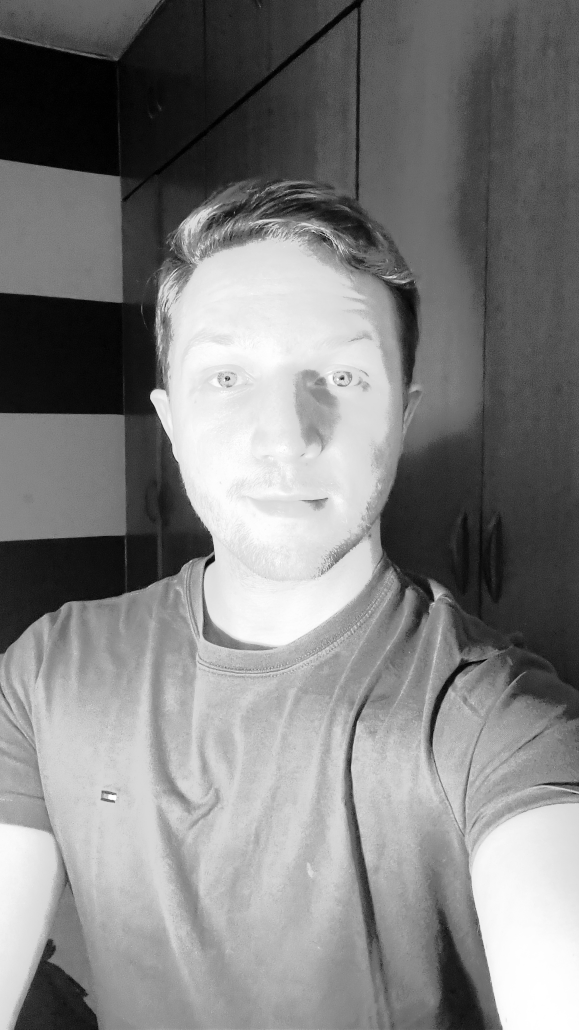
//> input picture Relatorio_Lab04/Histograma/gabriel_equalized_image.jpg, 1737 x 3088 px (shown at 1/3 size)
$ ./calcHist_Demo gabriel_equalized_image.jpg   (built with g++ and OpenCV 4)
//> lines starting //> are read from the running program, lines starting //| are printed output that depends on the picture
/**
 * @function calcHist_Demo.cpp
 * @brief Demo code to use the function calcHist
 * @author
 */

#include "opencv2/highgui.hpp"
#include "opencv2/imgcodecs.hpp"
#include "opencv2/imgproc.hpp"
#include <iostream>

using namespace std;
using namespace cv;

/**
 * @function main
 */
int main(int argc, char** argv)
{
    //! [Load image]
    CommandLineParser parser(argc, argv, "{@input | lena.jpg | input image}");
    Mat src = imread(samples::findFile(parser.get<String>( "@input" )), IMREAD_COLOR);
//> src is the input picture: 3088 rows x 1737 cols, CV_8UC3; min 0, max 255, mean 128.4
    if (src.empty())
    {
        return EXIT_FAILURE;
    }
    //! [Load image]

    //! [Separate the image in 3 places ( B, G and R )]
    vector<Mat> bgr_planes;
    split(src, bgr_planes);
    //! [Separate the image in 3 places ( B, G and R )]

    //! [Establish the number of bins]
    int histSize = 256;
    //! [Establish the number of bins]

    //! [Set the ranges ( for B,G,R) )]
    float range[] = { 0, 256 }; // the upper boundary is exclusive
    const float* histRange[] = { range };
    //! [Set the ranges ( for B,G,R) )]

    //! [Set histogram param]
    bool uniform = true, accumulate = false;
    //! [Set histogram param]

    //! [Compute the histograms]
    Mat b_hist, g_hist, r_hist;
    calcHist(&bgr_planes[0], 1, 0, Mat(), b_hist, 1, &histSize, histRange, uniform, accumulate);
//> b_hist = 256 values, max 31994 at index 84, min 10406 at index 78, mean 20952.6
    calcHist(&bgr_planes[1], 1, 0, Mat(), g_hist, 1, &histSize, histRange, uniform, accumulate);
//> g_hist has the same summary as b_hist
    calcHist(&bgr_planes[2], 1, 0, Mat(), r_hist, 1, &histSize, histRange, uniform, accumulate);
//> r_hist has the same summary as b_hist
    //! [Compute the histograms]

    //! [Draw the histograms for B, G and R]
    int hist_w = 512, hist_h = 400;
    int bin_w = cvRound((double)hist_w / histSize);

    Mat histImage(hist_h, hist_w, CV_8UC3, Scalar(0, 0, 0));
    //! [Draw the histograms for B, G and R]

    //! [Normalize the result to ( 0, histImage.rows )]
    normalize(b_hist, b_hist, 0, histImage.rows, NORM_MINMAX, -1, Mat());
//> b_hist = 256 values, max 400 at index 84, min 0 at index 78, mean 195.4
    normalize(g_hist, g_hist, 0, histImage.rows, NORM_MINMAX, -1, Mat());
//> g_hist has the same summary as b_hist
    normalize(r_hist, r_hist, 0, histImage.rows, NORM_MINMAX, -1, Mat());
//> r_hist has the same summary as b_hist
    //! [Normalize the result to ( 0, histImage.rows )]

    //! [Draw for each channel]
    for (int i = 1; i < histSize; i++)
    {
        line(histImage, Point(bin_w * (i - 1), hist_h - cvRound(b_hist.at<float>(i - 1))),
             Point(bin_w * (i), hist_h - cvRound(b_hist.at<float>(i))),
             Scalar(255, 0, 0), 2, 8, 0);
        line(histImage, Point(bin_w * (i - 1), hist_h - cvRound(g_hist.at<float>(i - 1))),
             Point(bin_w * (i), hist_h - cvRound(g_hist.at<float>(i))),
             Scalar(0, 255, 0), 2, 8, 0);
        line(histImage, Point(bin_w * (i - 1), hist_h - cvRound(r_hist.at<float>(i - 1))),
             Point(bin_w * (i), hist_h - cvRound(r_hist.at<float>(i))),
             Scalar(0, 0, 255), 2, 8, 0);
    }
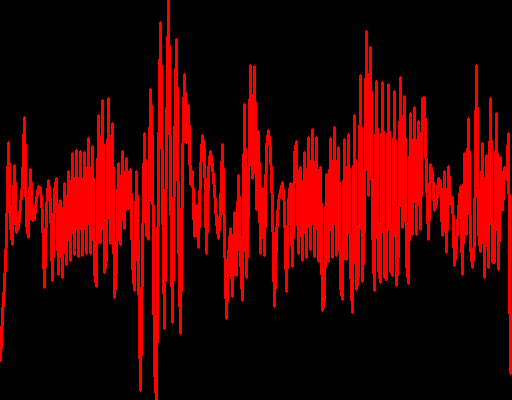
//> histImage: 400 rows x 512 cols, CV_8UC3; mean B, G, R 0, 0, 62.9
    //! [Draw for each channel]

    //! [Display]
    imshow("Source image", src);
    imshow("calcHist Demo", histImage);

    // Save the histogram image
    imwrite("histogram_image.jpg", histImage);
    cout << "Histogram image saved as 'histogram_image.jpg'." << endl;
    //! [Display]

    waitKey();
    return EXIT_SUCCESS;
}
